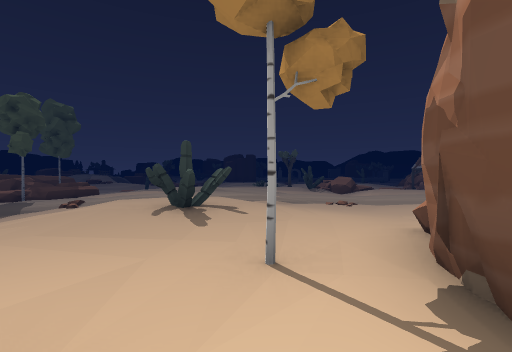
View 1 (above)

24 first-person views from a walk through a scene from a Unity 3-D project. The camera is 1.4 m above the floor, looks level and sees 85° across. The floor is counted in squares, 2 m on a side. Each view is taken from the middle of a square. On the plan, view 1 faces up. The plan holds only what a view shows up to about 9 squares ahead; the rest is blank. The place goes on beyond the plan. The player character is not drawn. Door leaves are left out, so doorways stand open. Some surface patterns are stand-ins.

View 2
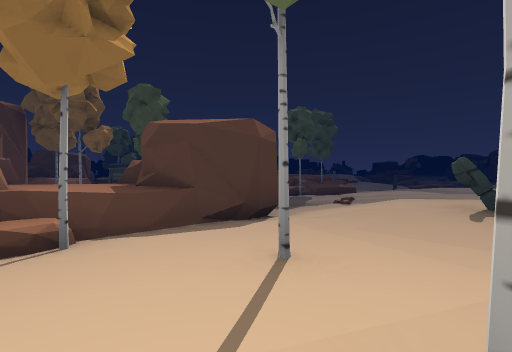

View 3
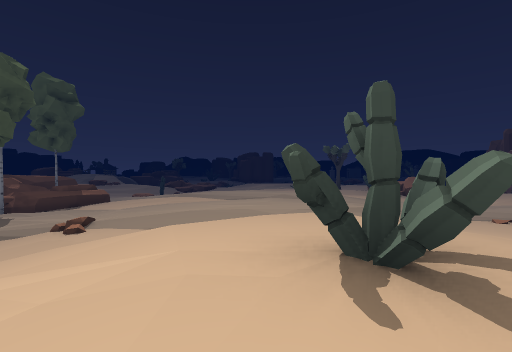

View 4
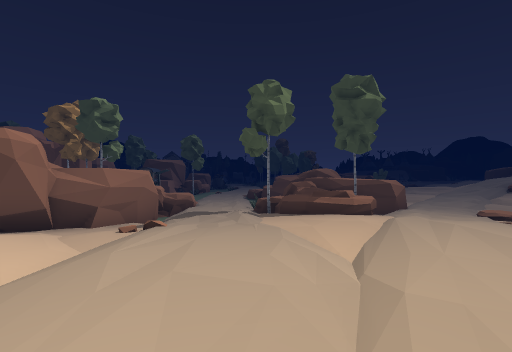

View 5
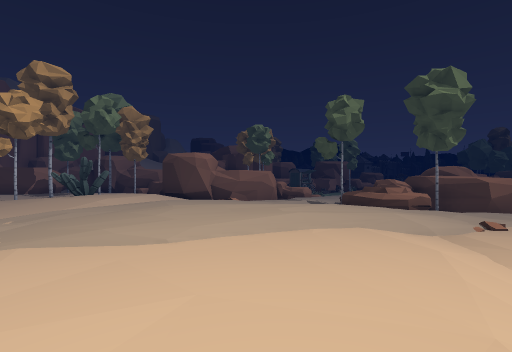

View 6
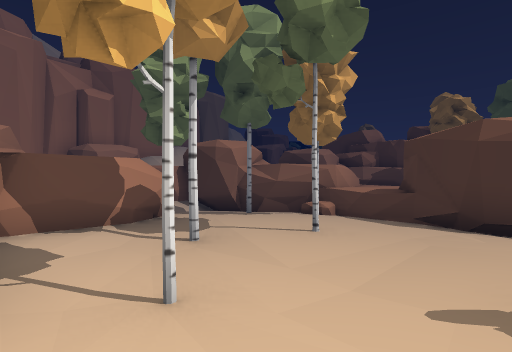

View 7
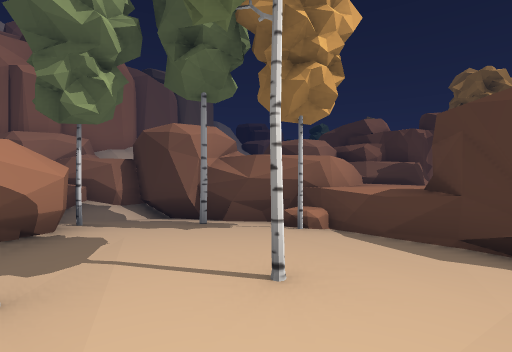

View 8
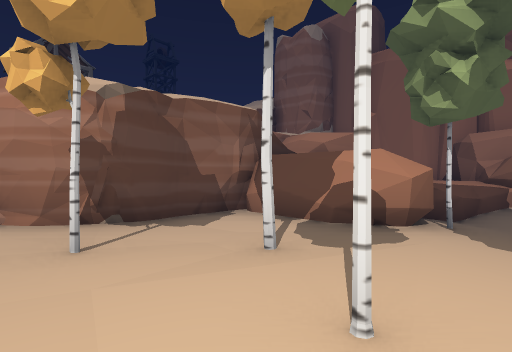

View 9
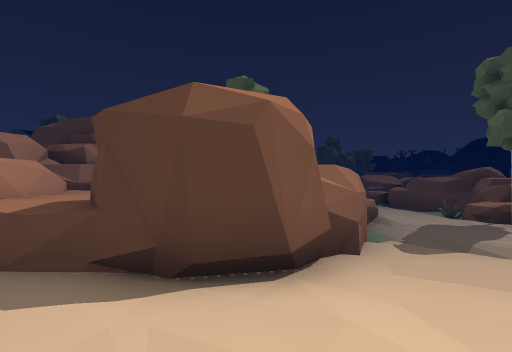

View 10
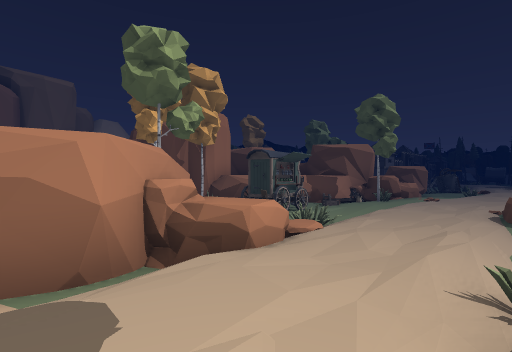

View 11
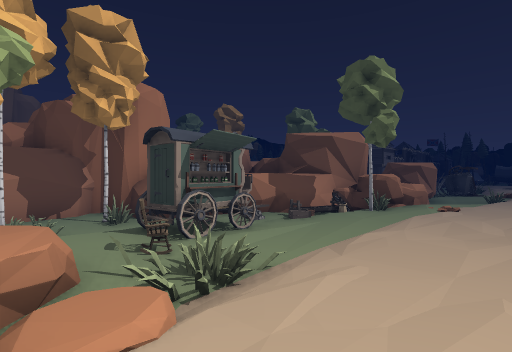

View 12
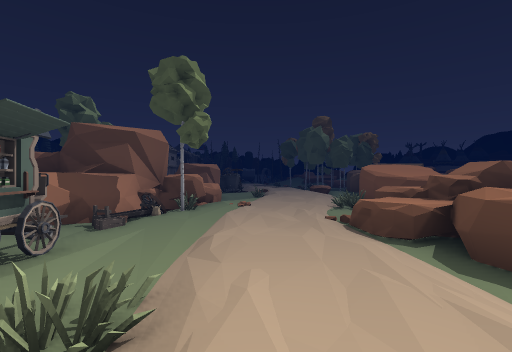

View 13
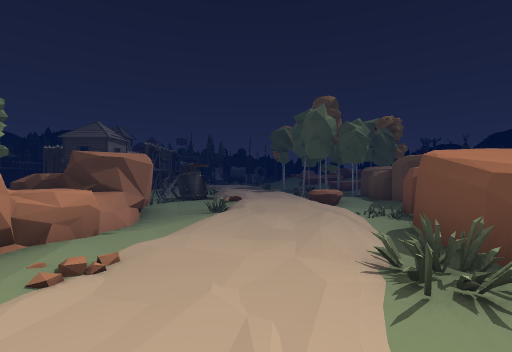

View 14
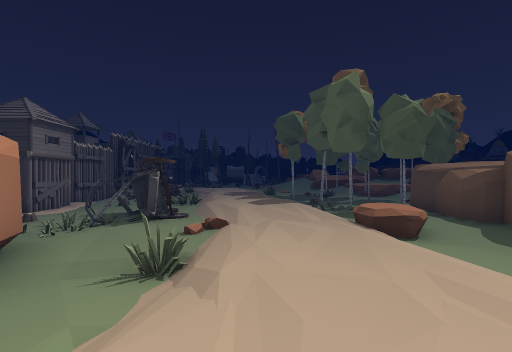

View 15
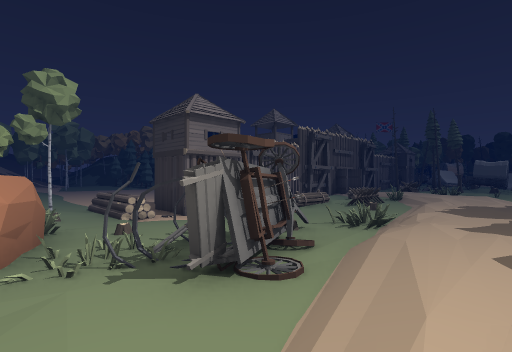

View 16
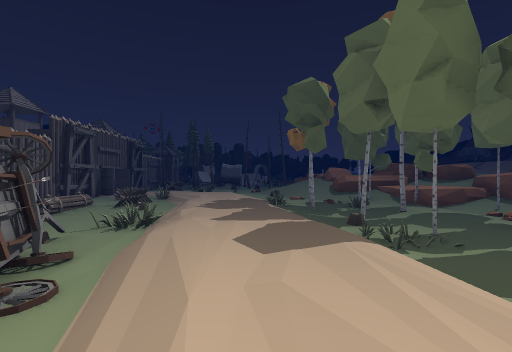

View 17
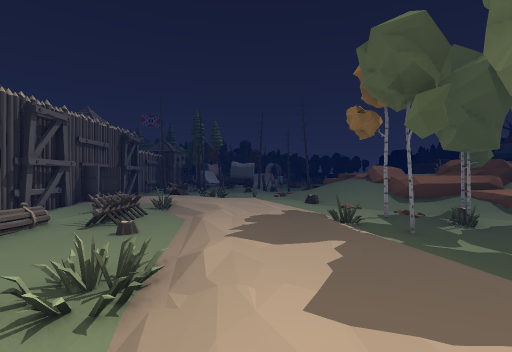

View 18
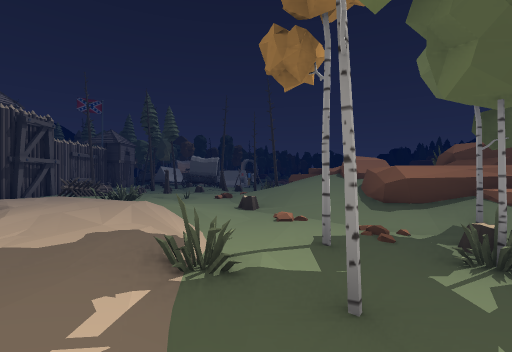

View 19
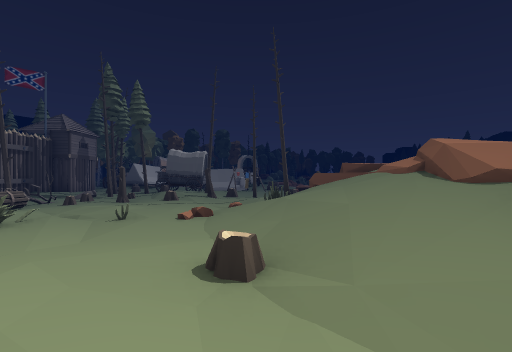

View 20
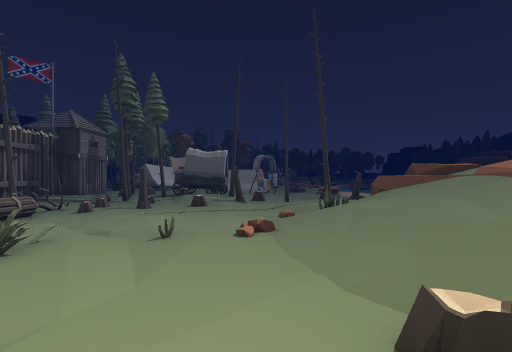

View 21
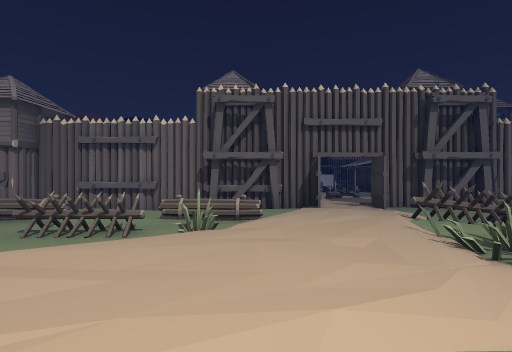

View 22
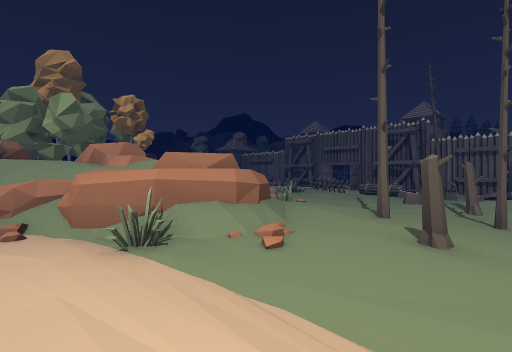

View 23
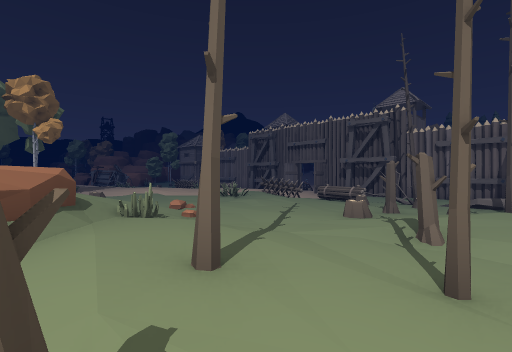

View 24
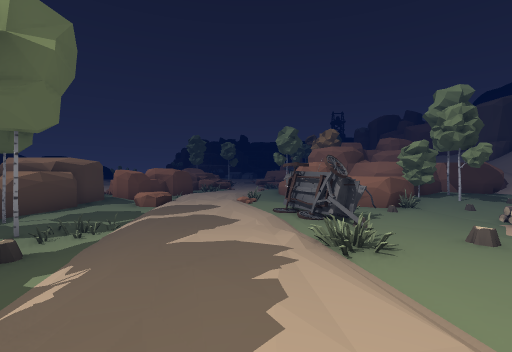

### Floor plan
Key: @ floor where view 1 was taken; # wall or solid block; x gap in a wall; . main floor; : floor 0.25 m higher than the main floor; + floor 0.75 m higher than the main floor; * floor 1.25 m higher than the main floor; % floor 2 m higher than the main floor; & floor 3.25 m higher than the main floor; / step, stairs or slope; = window, fence, low wall or low ledge; ^ raised ledge; O other object.
Columns run from 43 left of view 1 to 2 right of it. Each row starts with its distance up from view 1.
 14 .....=#O ^ #=#      #             :::++++++++
 13 ...##====##=...######             #/+++/+++++
 12 ...=%==/==#..#...####.#          ###^++***+++
 11 .O:==////=.##...#.....O.### #   ##===++*****+
 10 ..O:/++//..O#.#.O..+O......OOO# .#===++++/**+
  9 O..:O::/O...O..//:::::::::O.OO....OO:++++**+++
  8 ...../..../:::::::::::+::::::::::::++++++**+++
  7  O....O..+::::::::/.:O..::::::::::O:///+++*+++
  6 :.......:++///.O.OOO.....:::....OOO##.:+***+++
  5 .:O...:O::O../..OOOO.##^OOOO...OOO  ##:++OO*++
  4 Ox O.OO:::.OO.......###  #O##OOO.O   ##+++O+++
  3  .O#.O/:://O.OO....O# ^    ^^^...     #++++++O
  2   O..........  O....#^        ##.O  ###++O+O+#
  1 ######O.#########O...O        #..#  ^^^+++#+##
  0                 #=..O         #### #^##++++@#
 -1                   ...                 #:+####
 -2    OO    OO       .O             ###  #::#
 -3                                       ##:#
 -4                                        ##^
 -5                                         &^^
 -6                                         &^
 -7                                        =^#^
 -8                                         ####

Where each view was taken, in squares from view 1:
view 1: 0 up, 0 right, facing up
view 2: 0 up, 1 left, facing up-left
view 3: 3 up, 2 left, facing up
view 4: 9 up, 0 right, facing left
view 5: 14 up, 1 right, facing down-left
view 6: 4 up, 1 right, facing down-left
view 7: 3 up, 1 left, facing down-left
view 8: 3 up, 3 left, facing down-right
view 9: 4 up, 2 left, facing left
view 10: 9 up, 7 left, facing down-left
view 11: 8 up, 10 left, facing down-left
view 12: 7 up, 10 left, facing left
view 13: 8 up, 15 left, facing left
view 14: 8 up, 19 left, facing left
view 15: 8 up, 23 left, facing down-left
view 16: 8 up, 23 left, facing left
view 17: 7 up, 26 left, facing left
view 18: 9 up, 29 left, facing left
view 19: 9 up, 33 left, facing left
view 20: 8 up, 34 left, facing left
view 21: 8 up, 34 left, facing down
view 22: 14 up, 43 left, facing down-right
view 23: 11 up, 43 left, facing down-right
view 24: 7 up, 32 left, facing right
